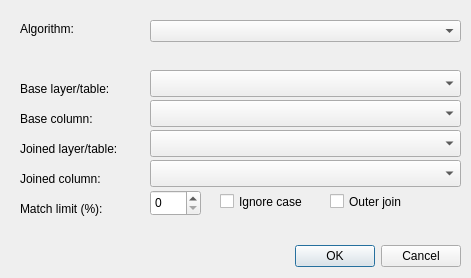
<?xml version="1.0" encoding="UTF-8"?>
<ui version="4.0">
 <class>FuzzyJoinDialogBase</class>
 <widget class="QDialog" name="FuzzyJoinDialogBase">
  <property name="geometry">
   <rect>
    <x>0</x>
    <y>0</y>
    <width>471</width>
    <height>278</height>
   </rect>
  </property>
  <property name="windowTitle">
   <string>FuzzyJoinTables</string>
  </property>
  <widget class="QDialogButtonBox" name="button_box">
   <property name="geometry">
    <rect>
     <x>120</x>
     <y>240</y>
     <width>341</width>
     <height>32</height>
    </rect>
   </property>
   <property name="orientation">
    <enum>Qt::Horizontal</enum>
   </property>
   <property name="standardButtons">
    <set>QDialogButtonBox::Cancel|QDialogButtonBox::Ok</set>
   </property>
  </widget>
  <widget class="QLabel" name="baseTableLabel">
   <property name="geometry">
    <rect>
     <x>20</x>
     <y>80</y>
     <width>121</width>
     <height>17</height>
    </rect>
   </property>
   <property name="text">
    <string>Base layer/table:</string>
   </property>
  </widget>
  <widget class="QgsMapLayerComboBox" name="baseCombo">
   <property name="geometry">
    <rect>
     <x>150</x>
     <y>70</y>
     <width>311</width>
     <height>27</height>
    </rect>
   </property>
  </widget>
  <widget class="QLabel" name="baseColumnLabel">
   <property name="geometry">
    <rect>
     <x>20</x>
     <y>110</y>
     <width>101</width>
     <height>17</height>
    </rect>
   </property>
   <property name="text">
    <string>Base column:</string>
   </property>
  </widget>
  <widget class="QgsFieldComboBox" name="baseFieldCombo">
   <property name="geometry">
    <rect>
     <x>150</x>
     <y>100</y>
     <width>311</width>
     <height>27</height>
    </rect>
   </property>
  </widget>
  <widget class="QLabel" name="label_2">
   <property name="geometry">
    <rect>
     <x>20</x>
     <y>140</y>
     <width>131</width>
     <height>17</height>
    </rect>
   </property>
   <property name="text">
    <string>Joined layer/table:</string>
   </property>
  </widget>
  <widget class="QgsMapLayerComboBox" name="joinedCombo">
   <property name="geometry">
    <rect>
     <x>150</x>
     <y>130</y>
     <width>311</width>
     <height>27</height>
    </rect>
   </property>
  </widget>
  <widget class="QLabel" name="joinedColumnLabel">
   <property name="geometry">
    <rect>
     <x>20</x>
     <y>170</y>
     <width>141</width>
     <height>17</height>
    </rect>
   </property>
   <property name="text">
    <string>Joined column:</string>
   </property>
  </widget>
  <widget class="QgsFieldComboBox" name="joinedFieldCombo">
   <property name="geometry">
    <rect>
     <x>150</x>
     <y>160</y>
     <width>311</width>
     <height>27</height>
    </rect>
   </property>
  </widget>
  <widget class="QCheckBox" name="ignoreCaseCheck">
   <property name="geometry">
    <rect>
     <x>220</x>
     <y>190</y>
     <width>121</width>
     <height>23</height>
    </rect>
   </property>
   <property name="text">
    <string>Ignore case</string>
   </property>
  </widget>
  <widget class="QLabel" name="label_3">
   <property name="geometry">
    <rect>
     <x>20</x>
     <y>200</y>
     <width>131</width>
     <height>17</height>
    </rect>
   </property>
   <property name="text">
    <string>Match limit (%):</string>
   </property>
  </widget>
  <widget class="QSpinBox" name="matchSpin">
   <property name="geometry">
    <rect>
     <x>150</x>
     <y>190</y>
     <width>51</width>
     <height>26</height>
    </rect>
   </property>
  </widget>
  <widget class="QCheckBox" name="outerJoinCheck">
   <property name="geometry">
    <rect>
     <x>330</x>
     <y>190</y>
     <width>92</width>
     <height>23</height>
    </rect>
   </property>
   <property name="text">
    <string>Outer join</string>
   </property>
  </widget>
  <widget class="QComboBox" name="typeAlgo">
   <property name="geometry">
    <rect>
     <x>150</x>
     <y>20</y>
     <width>311</width>
     <height>22</height>
    </rect>
   </property>
  </widget>
  <widget class="QLabel" name="algoLabel">
   <property name="geometry">
    <rect>
     <x>20</x>
     <y>20</y>
     <width>121</width>
     <height>17</height>
    </rect>
   </property>
   <property name="text">
    <string>Algorithm:</string>
   </property>
  </widget>
 </widget>
 <customwidgets>
  <customwidget>
   <class>QgsFieldComboBox</class>
   <extends>QComboBox</extends>
   <header>qgsfieldcombobox.h</header>
  </customwidget>
  <customwidget>
   <class>QgsMapLayerComboBox</class>
   <extends>QComboBox</extends>
   <header>qgsmaplayercombobox.h</header>
  </customwidget>
 </customwidgets>
 <resources/>
 <connections>
  <connection>
   <sender>button_box</sender>
   <signal>accepted()</signal>
   <receiver>FuzzyJoinDialogBase</receiver>
   <slot>accept()</slot>
   <hints>
    <hint type="sourcelabel">
     <x>20</x>
     <y>20</y>
    </hint>
    <hint type="destinationlabel">
     <x>20</x>
     <y>20</y>
    </hint>
   </hints>
  </connection>
  <connection>
   <sender>button_box</sender>
   <signal>rejected()</signal>
   <receiver>FuzzyJoinDialogBase</receiver>
   <slot>reject()</slot>
   <hints>
    <hint type="sourcelabel">
     <x>20</x>
     <y>20</y>
    </hint>
    <hint type="destinationlabel">
     <x>20</x>
     <y>20</y>
    </hint>
   </hints>
  </connection>
 </connections>
</ui>
